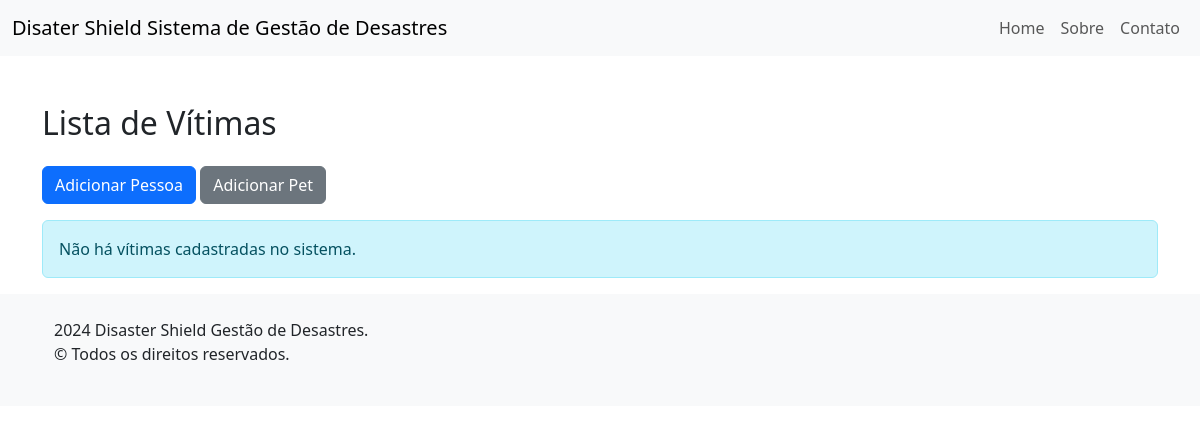
The app's page /vitimas/vitimas/, older data.
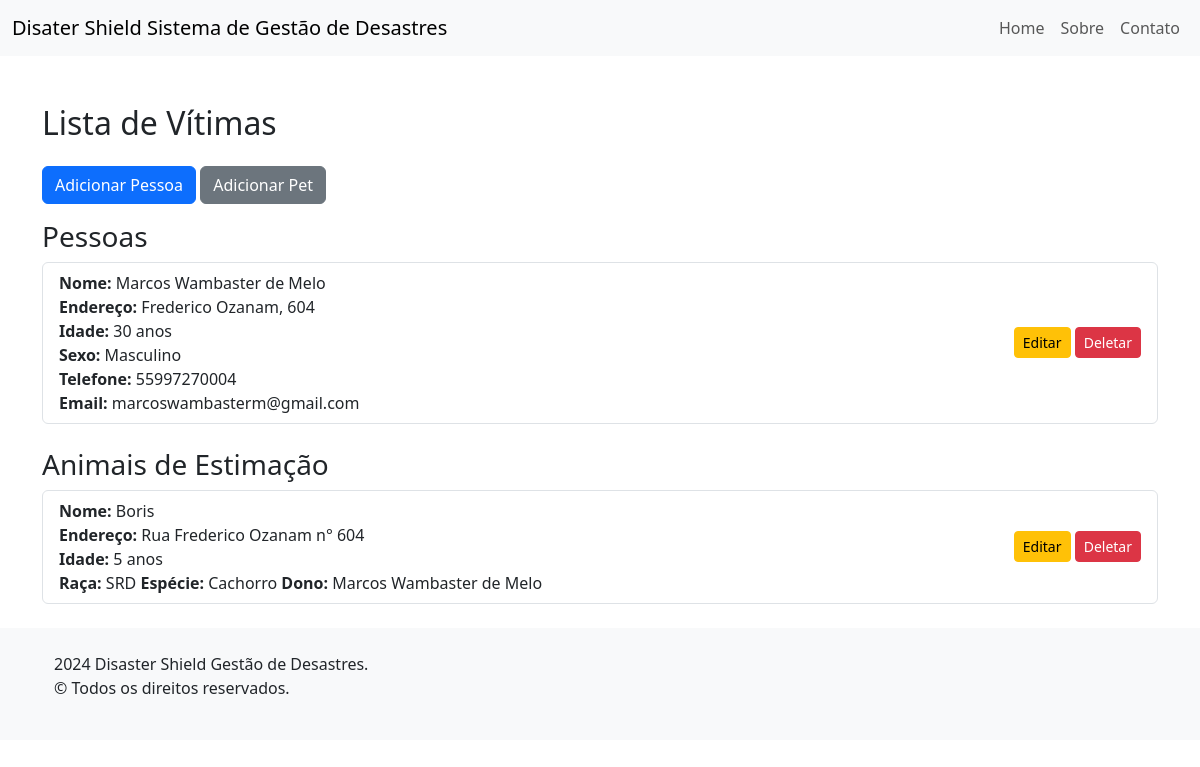
The same page, newer data.
### vitimas/models.py (models this page shows, shortened)
class Vitima(models.Model):
    nome = models.CharField(max_length=100)
    endereco = models.CharField(max_length=255)
    idade = models.IntegerField()
    class Meta:
        abstract = True

class Pessoa(Vitima):
    sexo = models.CharField(max_length=10)
    telefone = models.CharField(max_length=15)
    email = models.EmailField()

class PET(Vitima):
    raca = models.CharField(max_length=50)
    ESPECIE_CHOICES = [
        ('Cachorro', 'Cachorro'),
        ('Gato', 'Gato'),
        ('Pássaro', 'Pássaro'),
        ('Peixe', 'Peixe'),
        ('Outro', 'Outro')
    ]
    especie = models.CharField(max_length=20, choices=ESPECIE_CHOICES, default='Cachorro')
    dono = models.ForeignKey(Pessoa, on_delete=models.CASCADE, null=True, blank=True, related_name="pets")

### vitimas/views.py (the view)
# urls.py: path('vitimas/', views.lista_vitimas, name='lista_vitimas'),
def lista_vitimas(request):
    pessoas = Pessoa.objects.all()
    pets = PET.objects.all()
    return render(request, './lista_vitimas.html', {'pessoas': pessoas, 'pets': pets})

### vitimas/templates/lista_vitimas.html (shortened to what this page needs)
{% extends "base.html" %}
{% block content %}
<div class="container mt-5">
    <h2 class="my-4">Lista de Vítimas</h2>
    <a href="{% url 'criar_pessoa' %}" class="btn btn-primary mb-3">Adicionar Pessoa</a>
    <a href="{% url 'criar_pet' %}" class="btn btn-secondary mb-3">Adicionar Pet</a>
    {% if pessoas or pets %}
        <h3>Pessoas</h3>
        {% if pessoas %}
            <ul class="list-group mb-4">
                {% for pessoa in pessoas %}
                    <li class="list-group-item d-flex justify-content-between align-items-center">
                        <div>
                            <strong>Nome:</strong> {{ pessoa.nome }}<br>
                            <strong>Endereço:</strong> {{ pessoa.endereco }}<br>
                            <strong>Idade:</strong> {{ pessoa.idade }} anos<br>
                            <strong>Sexo:</strong> {{ pessoa.sexo }}<br>
                            <strong>Telefone:</strong> {{ pessoa.telefone }}<br>
                            <strong>Email:</strong> {{ pessoa.email }}
                        </div>
                        <div>
                            <a href="{% url 'editar_pessoa' pessoa.pk %}" class="btn btn-warning btn-sm">Editar</a>
                            <a href="{% url 'deletar_pessoa' pessoa.pk %}" class="btn btn-danger btn-sm">Deletar</a>
                        </div>
                    </li>
                {% endfor %}
            </ul>
        {% else %}
            <p class="text-muted">Nenhuma pessoa cadastrada.</p>
        {% endif %}
        <h3>Animais de Estimação</h3>
        {% if pets %}
            <ul class="list-group mb-4">
                {% for pet in pets %}
                    <li class="list-group-item d-flex justify-content-between align-items-center">
                        <div>
                            <strong>Nome:</strong> {{ pet.nome }}<br>
                            <strong>Endereço:</strong> {{ pet.endereco }}<br>
                            <strong>Idade:</strong> {{ pet.idade }} anos<br>
                            <strong>Raça:</strong> {{ pet.raca }}
                            <strong>Espécie:</strong> {{ pet.especie }}
                            <strong>Dono:</strong> {% if pet.dono %} {{ pet.dono.nome }} {% else %} Sem Dono {% endif %}
                        </div>
                        <div>
                            <a href="{% url 'editar_pet' pet.pk %}" class="btn btn-warning btn-sm">Editar</a>
                            <a href="{% url 'deletar_pet' pet.pk %}" class="btn btn-danger btn-sm">Deletar</a>
                        </div>
                    </li>
                {% endfor %}
            </ul>
        {% else %}
            <p class="text-muted">Nenhum animal de estimação cadastrado.</p>
        {% endif %}
    {% else %}
        <div class="alert alert-info" role="alert">
            Não há vítimas cadastradas no sistema.
        </div>
    {% endif %}
</div>
{% endblock %}

### home/templates/base.html (shortened to what this page needs)
<!DOCTYPE html>
<html lang="pt-br">
<head>
    <link href="https://cdn.jsdelivr.net/npm/bootstrap@5.3.0/dist/css/bootstrap.min.css" rel="stylesheet">
</head>
<body>
    {% include 'header.html' %}
    <main>
        {% block content %}
        {% endblock %}
    </main>
    {% include 'footer.html' %}
</body>
</html>

### home/templates/header.html (shortened to what this page needs)
<header>
    <nav class="navbar navbar-expand-lg navbar-light bg-light">
        <div class="container-fluid">
            <a class="navbar-brand" href="{% url 'index' %}">Disater Shield Sistema de Gestão de Desastres</a>
            <div class="collapse navbar-collapse" id="navbarNav">
                <ul class="navbar-nav ms-auto">
                    <li class="nav-item">
                        <a class="nav-link" href="{% url 'index' %}">Home</a>
                    </li>
                    <li class="nav-item">
                        <a class="nav-link" href="#">Sobre</a>
                    </li>
                    <li class="nav-item">
                        <a class="nav-link" href="#">Contato</a>
                    </li>
                </ul>
            </div>
        </div>
    </nav>
</header>

### home/templates/footer.html
<footer class="bg-light text-center text-lg-start">
    <div class="container p-4">
        <p>2024 Disaster Shield Gestão de Desastres.<br>&copy; Todos os direitos reservados.</p>
    </div>
</footer>

Row changes from the older to the newer data that the page shows:
added Pessoa: nome "Marcos Wambaster de Melo", endereco "Frederico Ozanam, 604", idade "30", sexo "Masculino", telefone "55997270004", email "marcoswambasterm@gmail.com"
added PET: nome "Boris", endereco "Rua Frederico Ozanam n° 604", idade "5", raca "SRD", especie "Cachorro", dono.nome "Marcos Wambaster de Melo"
Text that changed along with them:
text no longer shown: "Não há vítimas cadastradas no sistema."
text now shown: "Pessoas Animais de Estimação"
